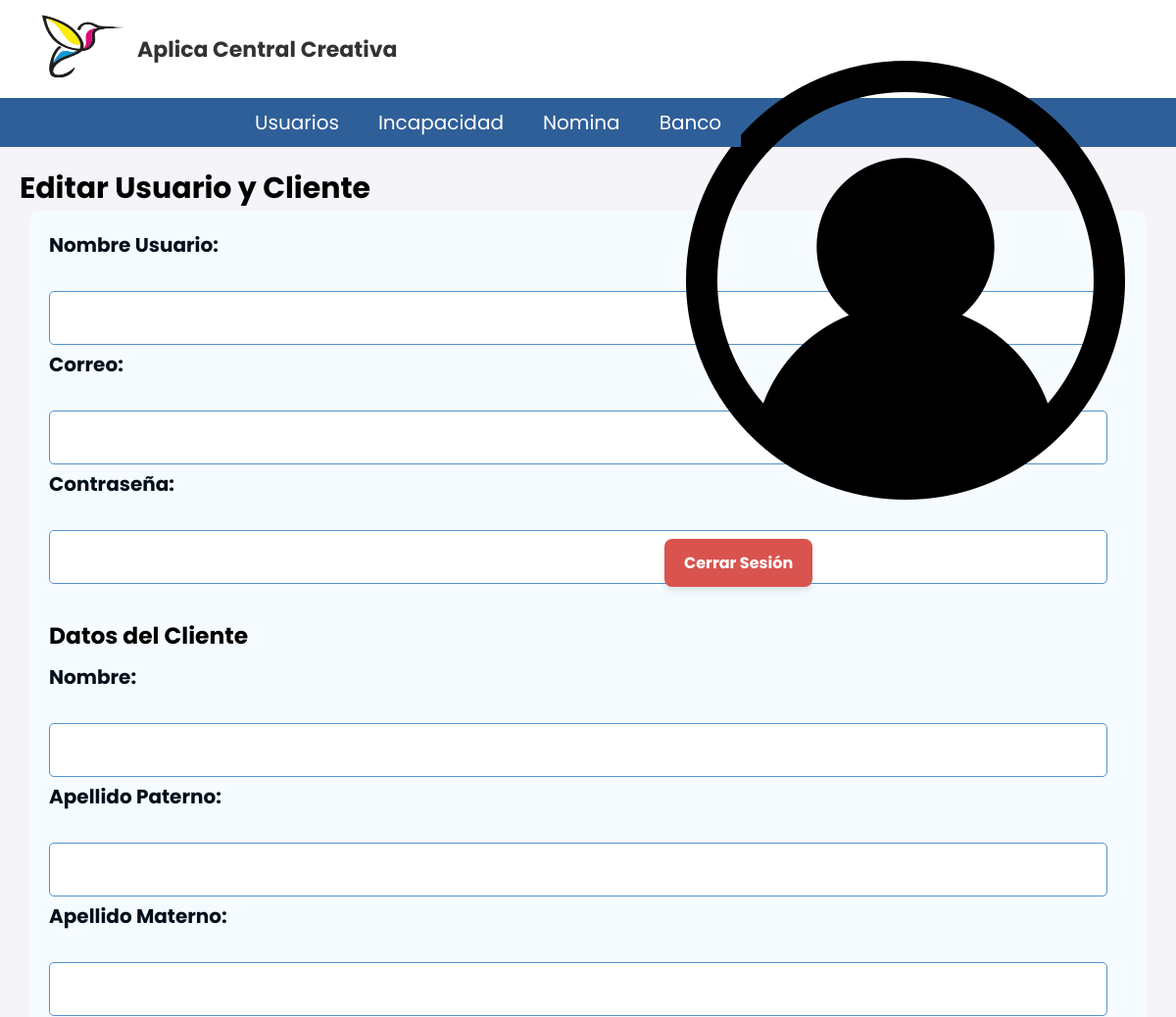
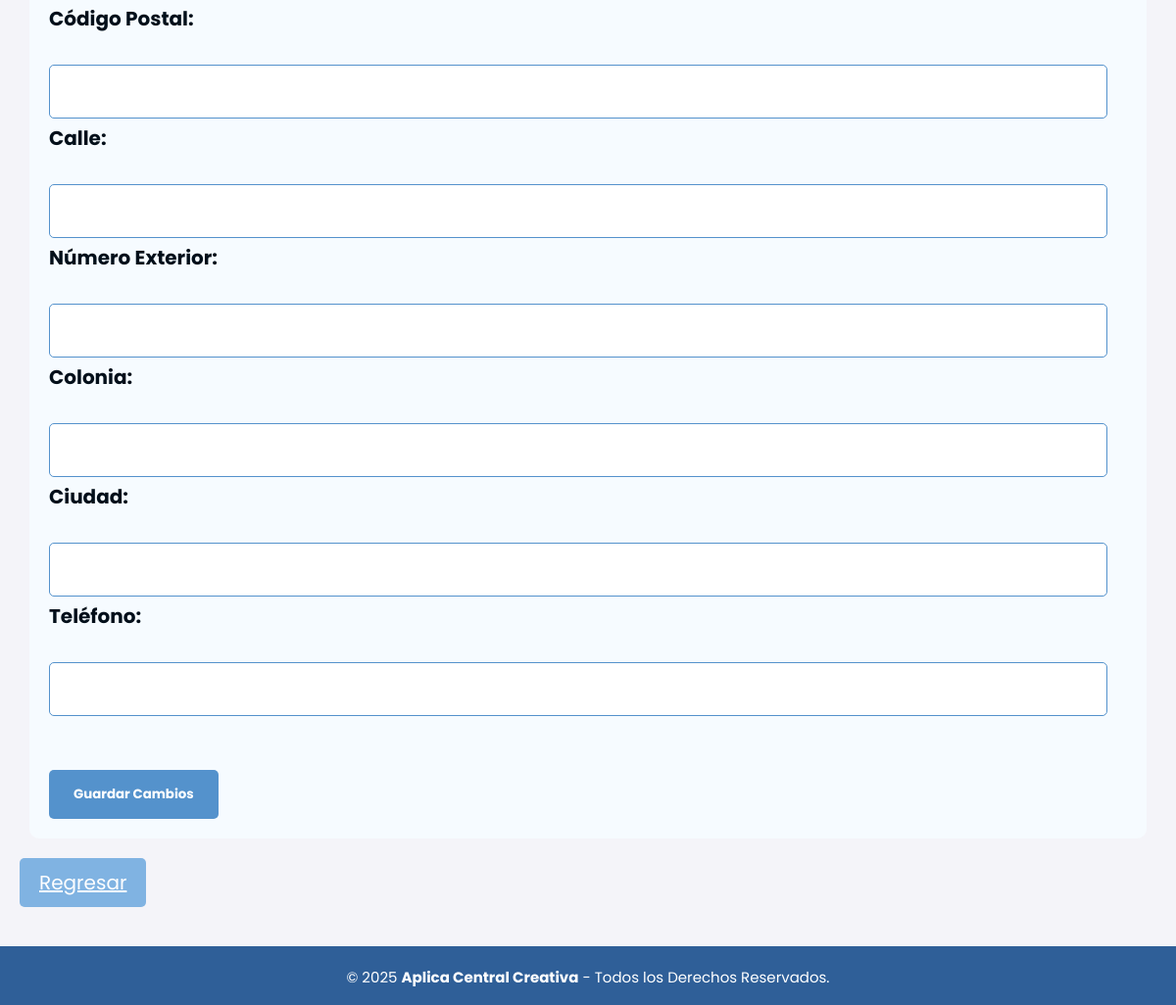
Before: /Banco_Usuarios/Editar_U/Modificar.php?id=1 (signed in) with the older database file (2 pictures, top to bottom).
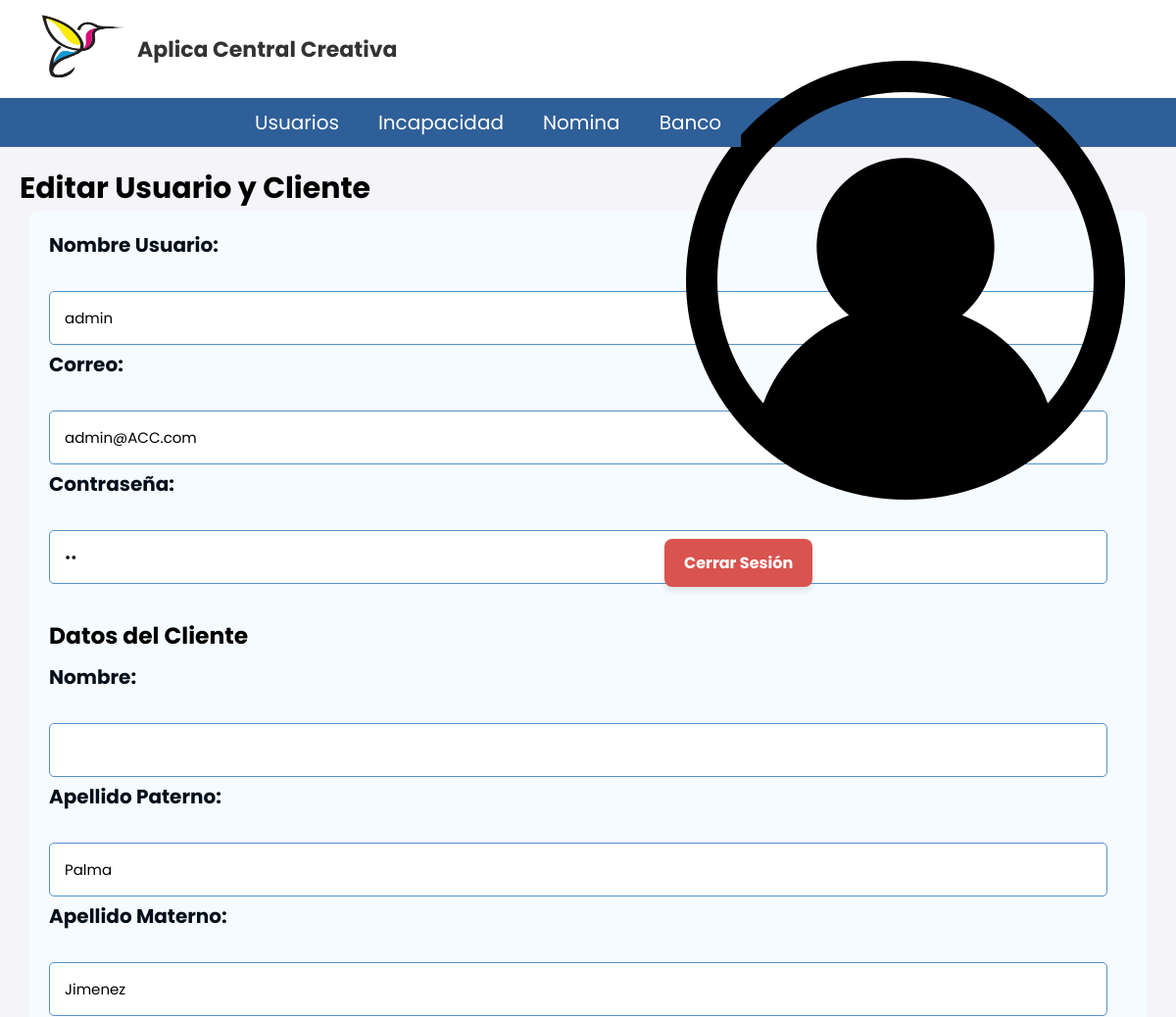
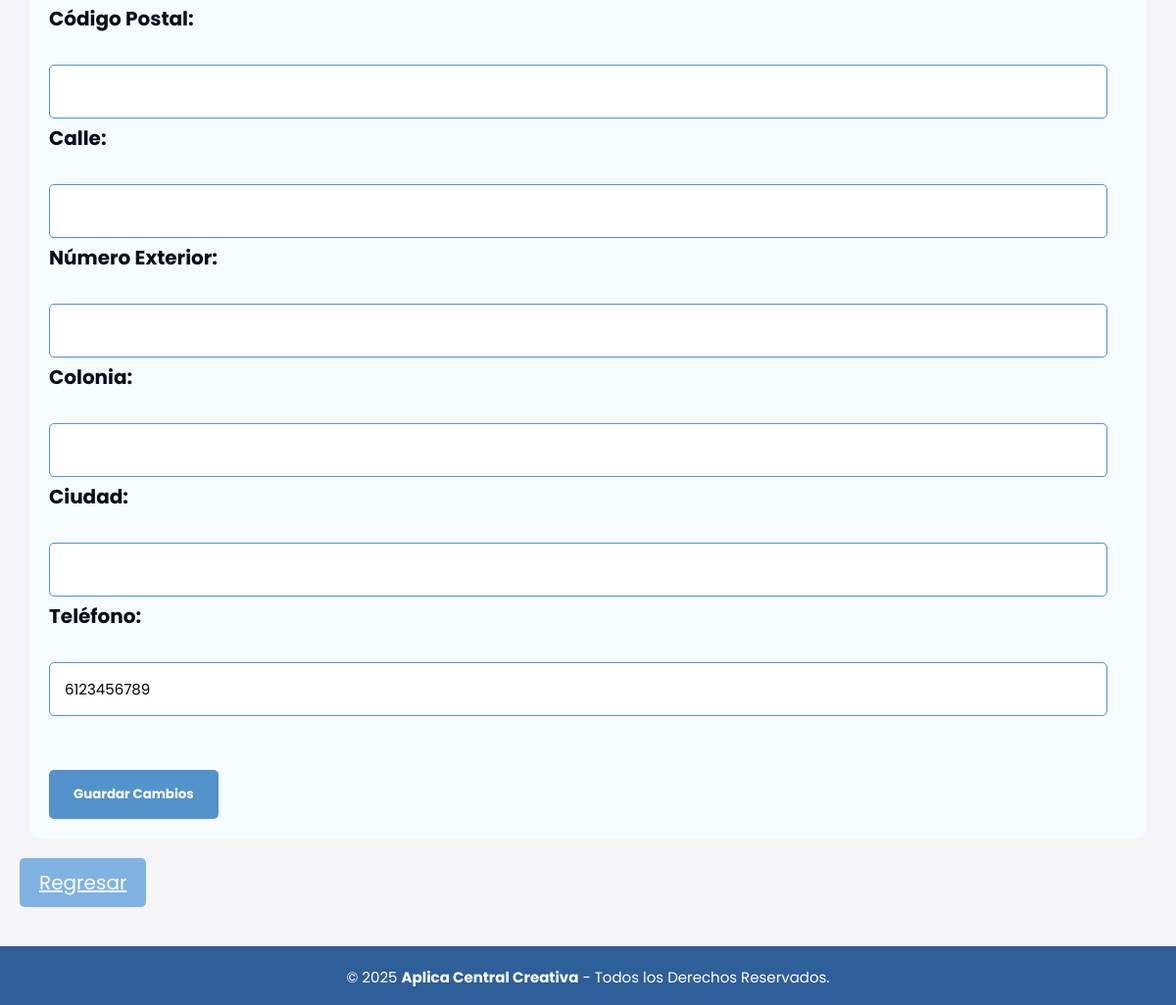
After: the same page with the newer database file (2 pictures, top to bottom).
### tables this page shows
CREATE TABLE cliente (
id_cliente INT NOT NULL PRIMARY KEY AUTO_INCREMENT,
id_usuario INT NOT NULL,
nom_persona VARCHAR(50) NOT NULL,
apellido_paterno VARCHAR(20) NOT NULL,
apellido_materno VARCHAR(20) NOT NULL,
telefono VARCHAR(10) NOT NULL,
monedero DECIMAL(6,2) DEFAULT 0,
CONSTRAINT fk_usuario FOREIGN KEY (id_usuario) REFERENCES usuario(id_usuario)
);

CREATE TABLE usuario (
id_usuario INT NOT NULL PRIMARY KEY AUTO_INCREMENT,
nombre_usuario VARCHAR(50) NOT NULL,
correo VARCHAR(100) NOT NULL,
contraseña VARCHAR(25) NOT NULL,
id_rol INT NOT NULL, 
CONSTRAINT fk_usuario_roles FOREIGN KEY (id_rol) REFERENCES Roles(id_rol)
);

### Banco_Usuarios/Editar_U/Modificar.php (the view, shortened to what this page needs)
<?php
include('../../Nav/header2.php');
$id_usuario = $_GET['id'];
$query = "SELECT u.*, c.* FROM usuario u JOIN cliente c ON u.id_usuario = c.id_usuario WHERE u.id_usuario = ?";
$stmt = $conn2->prepare($query);
$stmt->bind_param("i", $id_usuario);
$stmt->execute();
$result = $stmt->get_result();
$usuario = $result->fetch_assoc();
?>
<h2>Editar Usuario y Cliente</h2>
<form class="form_reg_usuario" action="Editar_B.php" method="POST">
  <label>Nombre Usuario:</label><br>
  <input type="text" name="nombre_usuario" value="<?= $usuario['nombre_usuario'] ?>" required><br>
  <label>Correo:</label><br>
  <input type="email" name="correo" value="<?= $usuario['correo'] ?>" required><br>
  <label>Contraseña:</label><br>
  <input type="password" name="contraseña" value="<?= $usuario['contraseña'] ?>" required><br><br>
  <h3>Datos del Cliente</h3>
  <label>Nombre:</label><br>
  <input type="text" name="nombre_cliente" value="<?= $usuario['nombre_cliente'] ?>" required><br>
  <label>Apellido Paterno:</label><br>
  <input type="text" name="apellido_paterno" value="<?= $usuario['apellido_paterno'] ?>" required><br>
  <label>Apellido Materno:</label><br>
  <input type="text" name="apellido_materno" value="<?= $usuario['apellido_materno'] ?>" required><br>
  <label>Código Postal:</label><br>
  <input type="text" name="codigo_postal" value="<?= $usuario['codigo_postal'] ?>" required><br>
  <label>Calle:</label><br>
  <input type="text" name="calle" value="<?= $usuario['calle'] ?>" required><br>
  <label>Número Exterior:</label><br>
  <input type="number" name="num_ext" value="<?= $usuario['num_ext'] ?>" required><br>
  <label>Colonia:</label><br>
  <input type="text" name="colonia" value="<?= $usuario['colonia'] ?>" required><br>
  <label>Ciudad:</label><br>
  <input type="text" name="ciudad" value="<?= $usuario['ciudad'] ?>" required><br>
  <label>Teléfono:</label><br>
  <input type="text" name="telefono" value="<?= $usuario['telefono'] ?>" required><br><br>
  <input type="submit" value="Guardar Cambios">
</form>
<a href="../Usuarios_B.php" class="regresar">Regresar</a>
</body>
<?php include('../../Nav/footer.php'); ?>
</html>

### BD/ConexionBD.php (shortened to what this page needs)
<!DOCTYPE html>
<html lang="en">
<head>
</head>
<body>
</body>
</html>

### BD/ConexionBDB.php (shortened to what this page needs)
<!DOCTYPE html>
<html lang="en">
<head>
</head>
<body>
</body>
</html>

### Nav/header2.php (shortened to what this page needs)
<?php
include('../../BD/ConexionBD.php');
include('../../BD/ConexionBDB.php');
$id_rol = $_SESSION['id_rol'];
$menus = [
    1 => [
        "Usuarios" => "../../Usuarios\Usuarios.php",
        "Incapacidad" =>[
            "Incapacidad" => "../../Incapacidad/incapacidades.php",
            "Registro" => "../../Incapacidad/Registro/Registro_Incapacidades.php"
        ],
        "Nomina" =>[
            "Nomina" => "../../Nomina/Nomina.php",
            "Registro" => "../../Nomina/Registro_N/Registro_Nomina.php"
        ],
        "Banco" => [
            "Clientes" => "../../Banco_Usuarios\Usuarios_B.php",
            "Bancos" => "../../Bancos\Bancos.php"
        ]
    ]
];
?>
<!DOCTYPE html>
<html lang="es">
<head>
    <link rel="stylesheet" href="../../CSS/menu.css" type="text/css">
    <link rel="stylesheet" href="../../CSS/cabecera.css" type="text/css">
    <link rel="stylesheet" href="../../CSS/pie_pagina.css" type="text/css">
    <link rel="stylesheet" href="../../CSS/tablas_boton.css" type="text/css">
    <link rel="stylesheet" href="../../CSS/formularios.css" type="text/css">
    <link rel="stylesheet" href="../../CSS/departamentos.css" type="text/css">
    <link rel="stylesheet" href="../../CSS/cabecera2.css" type="text/css">
    <link rel="stylesheet" href="../../CSS/Detalle_Producto.css" type="text/css">
    <link rel="stylesheet" href="../../CSS/eliminar.css" type="text/css">
    <link rel="stylesheet" href="../../CSS/Recursos.css" type="text/css">
    <link rel="stylesheet" href="../../CSS/Detalle_Producto.css" type="text/css">
    <link rel="stylesheet" href="../../CSS/Carrito.css" type="text/css">
    <link rel="stylesheet" href="../../CSS/direccion.css" type="text/css">
    <link rel="stylesheet" href="../../CSS/Perfil.css" type="text/css">
    <link rel="stylesheet" href="../../CSS/Tarjetas.css" type="text/css">
    <link rel="stylesheet" href="../../CSS/Confirmar_pedido.css" type="text/css">
</head>
<body>
<header class="cabecera_p">
    <div class="cabecera">
        <div class="logo-nombre">
            <a href="../../Home/Home.php">
                <img src="../../Imagenes/acc_logo.png" class="img-logo" alt="Logo">
            </a>
            <h1 class="nom_sis">Aplica Central Creativa</h1>
        </div>
        <div class="logout-container">
    <div class="perfil-usuario">
        <a href="../../Perfil/Perfil.php"><img src="../Imagenes/avatar.png" alt="Usuario" class="icono-usuario"></a>
        <form method="POST">
            <button type="submit" name="cerrar_sesion" class="btn_logout">Cerrar Sesión</button>
        </form>
    </div>
</div>
    </div>
        <div class="header">
            <ul class="nav">
                <?php
                if ($id_rol && isset($menus[$id_rol])) {
                    foreach ($menus[$id_rol] as $nombre => $url) {
                        if (is_array($url)) {
                            echo "<li><a href='#'>$nombre</a><ul class='submenu'>";
                            echo "</ul></li>";
                        } else {
                            echo "<li><a href='$url'>$nombre</a></li>";
                        }
                    }
                } else {
                    echo "<li><a href='#'>Acceso Denegado</a></li>";
                }
                ?>
            </ul>
        </div>
    </header>
</body>
</html>

### Nav/footer.php
<footer class="pie-pagina">
        <div class="grupo-2">
            <small>&copy; 2025 <b>Aplica Central Creativa</b> - Todos los Derechos Reservados.</small>
        </div>
    </footer>

### CSS/menu.css (style rules this page uses)
* { padding: 0px; margin: 0px; }
.header { margin: auto; width: 100%; background-color: #2f5f98; }
ul, ol { list-style: none; }
.nav { display: flex; margin-left: 20%; }
.nav > li { position: relative; float: left; }
.nav li a { background-color: #2f5f98; color: #fff; text-decoration: none; padding: 10px 20px; display: block; }

### CSS/cabecera.css (style rules this page uses)
html { font-size: 20px; overflow-y: auto; font-family: 'Poppins', sans-serif; }
.cabecera { display: flex; justify-content: space-between; align-items: center; height: 100px; width: 100%; background-color: #ffffff; padding: 0 30px; }
.logo-nombre { display: flex; align-items: center; gap: 10px; }
.img-logo { height: 90px; width: 100px; }
.nom_sis { font-size: 22px; font-weight: bold; color: #333; margin: 0; }

### CSS/pie_pagina.css (style rules this page uses)
.pie-pagina { width: 100%; margin-top: 30px; }
.pie-pagina .grupo-2 { background-color: #2f5f98; padding: 15px 10px; text-align: center; color: #fff; }
.pie-pagina .grupo-2 small { font-size: 15px; }

### CSS/tablas_boton.css (style rules this page uses)
a { text-decoration: underline; color: rgb(0, 0, 0); }
.regresar { background-color: #80b3e2; color: white; padding: 10px 20px; border: none; border-radius: 5px; cursor: pointer; font-family: 'Poppins', sans-serif; margin-top: 20px; margin-bottom: 10px; display: inline-block; margin-left: 20px; }

### CSS/formularios.css (style rules this page uses)
.regresar { background-color: #80b3e2; color: white; padding: 10px 20px; border: none; border-radius: 5px; cursor: pointer; font-family: 'Poppins', sans-serif; margin-top: 20px; margin-bottom: 10px; display: inline-block; margin-left: 20px; }
* { font-family: 'Poppins', sans-serif; margin: 0; padding: 0; box-sizing: border-box; }
.form_reg_usuario { max-width: 100%; margin: 20px auto; padding: 20px; background-color: #f6fbff; border-radius: 10px; box-shadow: 0 0 10px rgba(70, 196, 255, 0); font-family: 'Poppins', sans-serif; max-width: 95%; margin-top: 20px; margin-bottom: 20px; margin: 0 auto; padding: 20px; }
.form_reg_usuario input[type="text"], .form_reg_usuario input[type="number"], .form_reg_usuario input[type="password"], .form_reg_usuario input[type="date"], .form_reg_usuario input[type="email"], .form_reg_usuario textarea { width: calc(100% - 20px); padding: 15px; margin-bottom: 5px; border: 1px solid #5492cc; border-radius: 5px; box-sizing: border-box; font-family: 'Poppins', sans-serif; font-size: 15px; }
.form_reg_usuario input[type="month"], .form_reg_usuario input[type="number"], .form_reg_usuario select { width: calc(100% - 20px); padding: 15px; margin-bottom: 5px; border: 1px solid #5492cc; border-radius: 5px; box-sizing: border-box; font-family: 'Poppins', sans-serif; font-size: 15px; }
.form_reg_usuario input[type="submit"] { background-color: #5492cc; color: white; padding: 15px 25px; border: none; border-radius: 5px; cursor: pointer; font-family: 'Poppins', sans-serif; margin-top: 20px; font-weight: bold; }
.form_reg_usuario label { display: block; margin-bottom: 2px; font-weight: bold; color: #030f1a; font-family: 'Poppins', sans-serif; font-size: 20px; }

### CSS/departamentos.css (style rules this page uses)
a { text-decoration: underline; color: purple; }

### CSS/cabecera2.css (style rules this page uses)
* { padding: 0px; margin: 0px; }
.header { margin: auto; width: 100%; background-color: #2f5f98; }
ul, ol { list-style: none; }
.nav { display: flex; margin-left: 20%; height: 50px; }
.nav > li { position: relative; float: left; }
.nav li a { background-color: #2f5f98; color: #fff; text-decoration: none; padding: 10px 20px; display: block; }
h1, h2 { color: #000000; }
.logout-container { position: absolute; top: 30px; right: 20px; }
.btn_logout { background-color: #d9534f; color: white; border: none; padding: 12px 20px; font-size: 16px; font-weight: bold; cursor: pointer; border-radius: 8px; transition: all 0.3s ease; box-shadow: 0 4px 6px rgba(0, 0, 0, 0.1); margin-left: 10px; }

### CSS/eliminar.css (style rules this page uses)
.regresar { background-color: #80b3e2; color: white; padding: 10px 20px; border: none; border-radius: 5px; cursor: pointer; font-family: 'Poppins', sans-serif; margin-top: 20px; margin-bottom: 10px; display: inline-block; margin-left: 20px; }
h1, h2 { color: #000000; }

### CSS/Carrito.css (style rules this page uses)
body { font-family: 'Segoe UI', Tahoma, Geneva, Verdana, sans-serif; background-color: #f4f4f9; color: #000000; }
h1 { text-align: center; margin-bottom: 30px; color: #000000; }

### CSS/direccion.css (style rules this page uses)
body { font-family: 'Segoe UI', Tahoma, Geneva, Verdana, sans-serif; background-color: #f4f4f9; color: #000000; }
h1 { text-align: center; margin-bottom: 30px; color: #000000; }
h3 { color: #000000; margin-bottom: 10px; }
label { display: block; margin-bottom: 10px; font-size: 20px; cursor: pointer; }

Changed rows visible on the page:
added cliente: nombre_usuario "admin", correo "admin@ACC.com", apellido_paterno "Palma", apellido_materno "Jimenez", telefono "6123456789"
